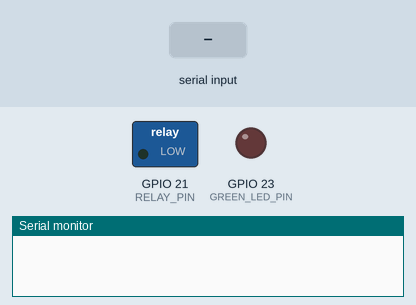
Recording of a program running on a simulated ESP32. On the bench: switched loads named in the program (green lamp = pin HIGH), output pins drawn as LEDs (lit = HIGH), the last lines printed to the serial monitor. Inputs (shaded band) come from the test bench.

Above: at 1.2 s.
1.3 s: "ON\n" received over Serial
At 2.5 s:
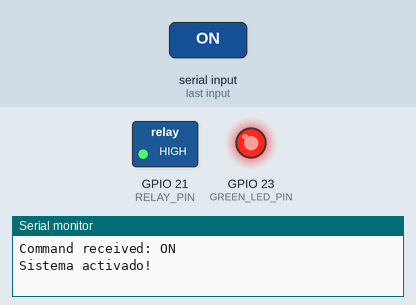
2.8 s: "OFF\n" received over Serial
At 3.6 s:
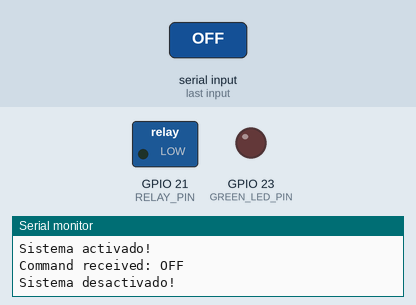
Timing chart, 0 to 5.8 s (numbered marks = the images above; inputs shaded):
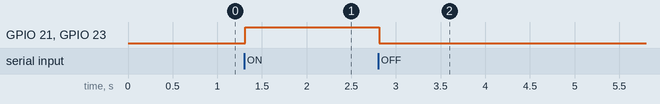

The program:

main.cpp
```cpp
#include <Arduino.h>

const short GREEN_LED_PIN = 23;
const short RELAY_PIN = 21;

void setup() {
  pinMode(GREEN_LED_PIN, OUTPUT);
  pinMode(RELAY_PIN, OUTPUT);
  Serial.begin(115200);

}

/**
 * MODIFICAR EL SKECTCH PARA QUE INTEPRETE LOS COMANDO "ON" / "OF"
 */
void loop() {

  if (Serial.available() != 0) {
    //char car = Serial.read();
    String cmd = Serial.readStringUntil('\n');
    delay(10);
    Serial.print("Command received: ");
    Serial.println(cmd);
    cmd.trim();
    cmd.toUpperCase();
    bool state_led = digitalRead(GREEN_LED_PIN);

    if (cmd == "ON") {
      digitalWrite(GREEN_LED_PIN, HIGH);
      digitalWrite(RELAY_PIN, HIGH);
      Serial.println("Sistema activado!");
    }
    else if (cmd == "OFF") {
      digitalWrite(GREEN_LED_PIN, LOW);
      digitalWrite(RELAY_PIN, LOW);
      Serial.println("Sistema desactivado!");
    }
  }


}
```

Measured:
- after the input at 1.3 s, GPIO 21 (RELAY_PIN), GPIO 23 (GREEN_LED_PIN): LOW → HIGH at once
- after the input at 2.8 s, GPIO 21 (RELAY_PIN), GPIO 23 (GREEN_LED_PIN): HIGH → LOW at once
